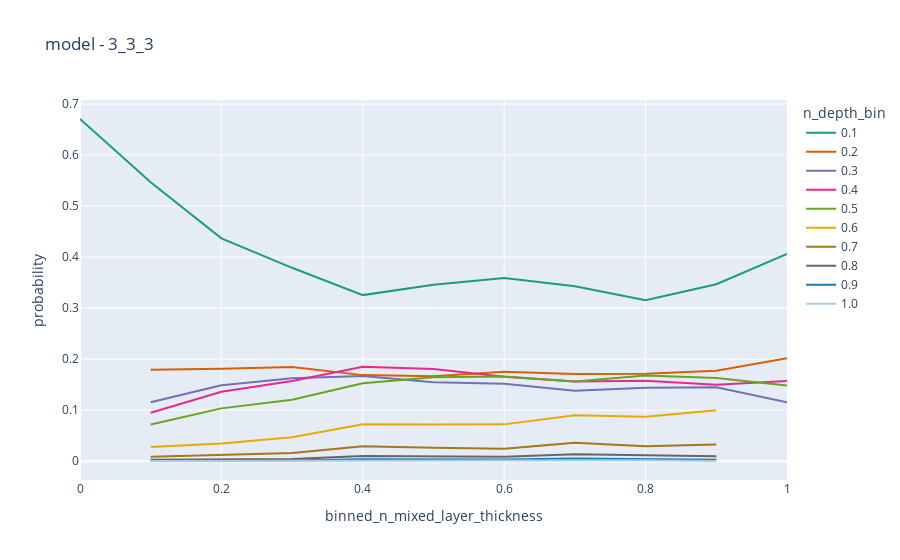

Notebook source saved alongside this figure:
### Code cell
data['binned_n_mixed_layer_thickness'] = round(data['n_mixed_layer_thickness'] * 10) / (10)
df = data.groupby(['binned_n_mixed_layer_thickness', 'n_depth_bin'])['probability'].mean().reset_index()
px.line(
    df.sort_values('binned_n_mixed_layer_thickness'), x='binned_n_mixed_layer_thickness', y='probability', color='n_depth_bin', 
    color_discrete_map=color_discrete_map, title=f'model - {model}'
)

### Figure 1 — Plotly figure (JSON) as saved in the notebook; plotly's stock layout.template omitted (floating-point values rounded to 4 significant figures)
{"data": [{"hovertemplate": "n_depth_bin=0.1<br>binned_n_mixed_layer_thickness=%{x}<br>probability=%{y}<extra></extra>", "legendgroup": "0.1", "line": {"color": "#1b9e77", "dash": "solid"}, "marker": {"symbol": "circle"}, "mode": "lines", "name": "0.1", "orientation": "v", "showlegend": true, "type": "scatter", "x": [0, 0.1, 0.2, 0.3, 0.4, 0.5, 0.6, 0.7, 0.8, 0.9, 1], "xaxis": "x", "y": [0.6707, 0.5469, 0.4367, 0.379, 0.3255, 0.3456, 0.3591, 0.3428, 0.3153, 0.3469, 0.4063], "yaxis": "y"}, {"hovertemplate": "n_depth_bin=0.2<br>binned_n_mixed_layer_thickness=%{x}<br>probability=%{y}<extra></extra>", "legendgroup": "0.2", "line": {"color": "#d95f02", "dash": "solid"}, "marker": {"symbol": "circle"}, "mode": "lines", "name": "0.2", "orientation": "v", "showlegend": true, "type": "scatter", "x": [0.1, 0.2, 0.3, 0.4, 0.5, 0.6, 0.7, 0.8, 0.9, 1], "xaxis": "x", "y": [0.1794, 0.1813, 0.1848, 0.1687, 0.1667, 0.1752, 0.1706, 0.1714, 0.1773, 0.2016], "yaxis": "y"}, {"hovertemplate": "n_depth_bin=0.3<br>binned_n_mixed_layer_thickness=%{x}<br>probability=%{y}<extra></extra>", "legendgroup": "0.3", "line": {"color": "#7570b3", "dash": "solid"}, "marker": {"symbol": "circle"}, "mode": "lines", "name": "0.3", "orientation": "v", "showlegend": true, "type": "scatter", "x": [0.1, 0.2, 0.3, 0.4, 0.5, 0.6, 0.7, 0.8, 0.9, 1], "xaxis": "x", "y": [0.1155, 0.1486, 0.1628, 0.1671, 0.1547, 0.1516, 0.1378, 0.1438, 0.1447, 0.1156], "yaxis": "y"}, {"hovertemplate": "n_depth_bin=0.4<br>binned_n_mixed_layer_thickness=%{x}<br>probability=%{y}<extra></extra>", "legendgroup": "0.4", "line": {"color": "#e7298a", "dash": "solid"}, "marker": {"symbol": "circle"}, "mode": "lines", "name": "0.4", "orientation": "v", "showlegend": true, "type": "scatter", "x": [0.1, 0.2, 0.3, 0.4, 0.5, 0.6, 0.7, 0.8, 0.9, 1], "xaxis": "x", "y": [0.09506, 0.136, 0.157, 0.185, 0.1807, 0.1653, 0.1559, 0.1579, 0.1498, 0.1569], "yaxis": "y"}, {"hovertemplate": "n_depth_bin=0.5<br>binned_n_mixed_layer_thickness=%{x}<br>probability=%{y}<extra></extra>", "legendgroup": "0.5", "line": {"color": "#66a61e", "dash": "solid"}, "marker": {"symbol": "circle"}, "mode": "lines", "name": "0.5", "orientation": "v", "showlegend": true, "type": "scatter", "x": [0.1, 0.2, 0.3, 0.4, 0.5, 0.6, 0.7, 0.8, 0.9, 1], "xaxis": "x", "y": [0.07171, 0.1035, 0.1206, 0.1527, 0.1643, 0.1658, 0.1563, 0.1679, 0.1629, 0.1483], "yaxis": "y"}, {"hovertemplate": "n_depth_bin=0.6<br>binned_n_mixed_layer_thickness=%{x}<br>probability=%{y}<extra></extra>", "legendgroup": "0.6", "line": {"color": "#e6ab02", "dash": "solid"}, "marker": {"symbol": "circle"}, "mode": "lines", "name": "0.6", "orientation": "v", "showlegend": true, "type": "scatter", "x": [0.1, 0.2, 0.3, 0.4, 0.5, 0.6, 0.7, 0.8, 0.9], "xaxis": "x", "y": [0.028, 0.03468, 0.04683, 0.07215, 0.07205, 0.07213, 0.09017, 0.0873, 0.09993], "yaxis": "y"}, {"hovertemplate": "n_depth_bin=0.7<br>binned_n_mixed_layer_thickness=%{x}<br>probability=%{y}<extra></extra>", "legendgroup": "0.7", "line": {"color": "#a6761d", "dash": "solid"}, "marker": {"symbol": "circle"}, "mode": "lines", "name": "0.7", "orientation": "v", "showlegend": true, "type": "scatter", "x": [0.1, 0.2, 0.3, 0.4, 0.5, 0.6, 0.7, 0.8, 0.9], "xaxis": "x", "y": [0.008744, 0.01294, 0.01592, 0.02922, 0.0261, 0.02444, 0.0361, 0.02939, 0.03271], "yaxis": "y"}, {"hovertemplate": "n_depth_bin=0.8<br>binned_n_mixed_layer_thickness=%{x}<br>probability=%{y}<extra></extra>", "legendgroup": "0.8", "line": {"color": "#666666", "dash": "solid"}, "marker": {"symbol": "circle"}, "mode": "lines", "name": "0.8", "orientation": "v", "showlegend": true, "type": "scatter", "x": [0.1, 0.2, 0.3, 0.4, 0.5, 0.6, 0.7, 0.8, 0.9], "xaxis": "x", "y": [0.003, 0.004082, 0.004266, 0.01, 0.008831, 0.00855, 0.01375, 0.01118, 0.009428], "yaxis": "y"}, {"hovertemplate": "n_depth_bin=0.9<br>binned_n_mixed_layer_thickness=%{x}<br>probability=%{y}<extra></extra>", "legendgroup": "0.9", "line": {"color": "#1f78b4", "dash": "solid"}, "marker": {"symbol": "circle"}, "mode": "lines", "name": "0.9", "orientation": "v", "showlegend": true, "type": "scatter", "x": [0.1, 0.2, 0.3, 0.4, 0.5, 0.6, 0.7, 0.8, 0.9], "xaxis": "x", "y": [0.001122, 0.001493, 0.001532, 0.003882, 0.00324, 0.003123, 0.00528, 0.004165, 0.002891], "yaxis": "y"}, {"hovertemplate": "n_depth_bin=1.0<br>binned_n_mixed_layer_thickness=%{x}<br>probability=%{y}<extra></extra>", "legendgroup": "1.0", "line": {"color": "#a6cee3", "dash": "solid"}, "marker": {"symbol": "circle"}, "mode": "lines", "name": "1.0", "orientation": "v", "showlegend": true, "type": "scatter", "x": [0.1, 0.2, 0.3, 0.4, 0.5, 0.6, 0.7, 0.8, 0.9], "xaxis": "x", "y": [0.0005105, 0.0006222, 0.0005673, 0.001385, 0.001309, 0.001271, 0.002175, 0.001672, 0.0003371], "yaxis": "y"}], "layout": {"legend": {"title": {"text": "n_depth_bin"}, "tracegroupgap": 0}, "title": {"text": "model - 3_3_3"}, "xaxis": {"anchor": "y", "domain": [0, 1], "title": {"text": "binned_n_mixed_layer_thickness"}}, "yaxis": {"anchor": "x", "domain": [0, 1], "title": {"text": "probability"}}}}
